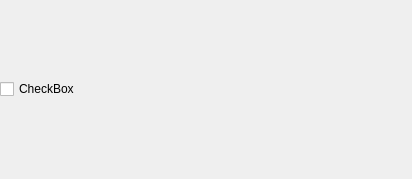
<?xml version="1.0" encoding="UTF-8"?>
<ui version="4.0">
 <class>CheckFinish</class>
 <widget class="QWidget" name="CheckFinish">
  <property name="geometry">
   <rect>
    <x>0</x>
    <y>0</y>
    <width>412</width>
    <height>179</height>
   </rect>
  </property>
  <layout class="QVBoxLayout" name="verticalLayout">
   <property name="margin">
    <number>0</number>
   </property>
   <item>
    <widget class="QCheckBox" name="checkBoxFinish">
     <property name="text">
      <string>CheckBox</string>
     </property>
    </widget>
   </item>
  </layout>
 </widget>
 <resources/>
 <connections/>
</ui>
